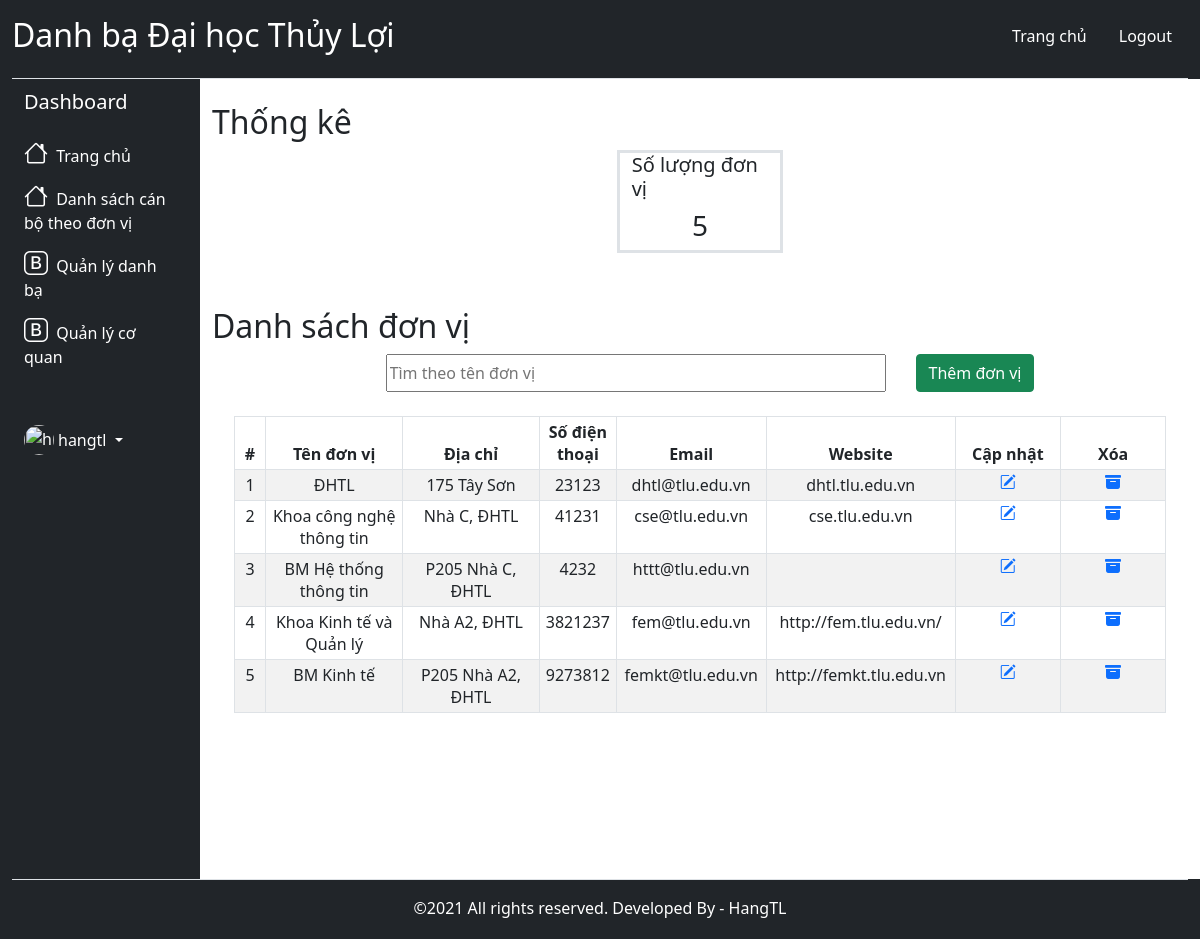
The page /admin/organization-management.php (signed in) on the database as committed earlier.
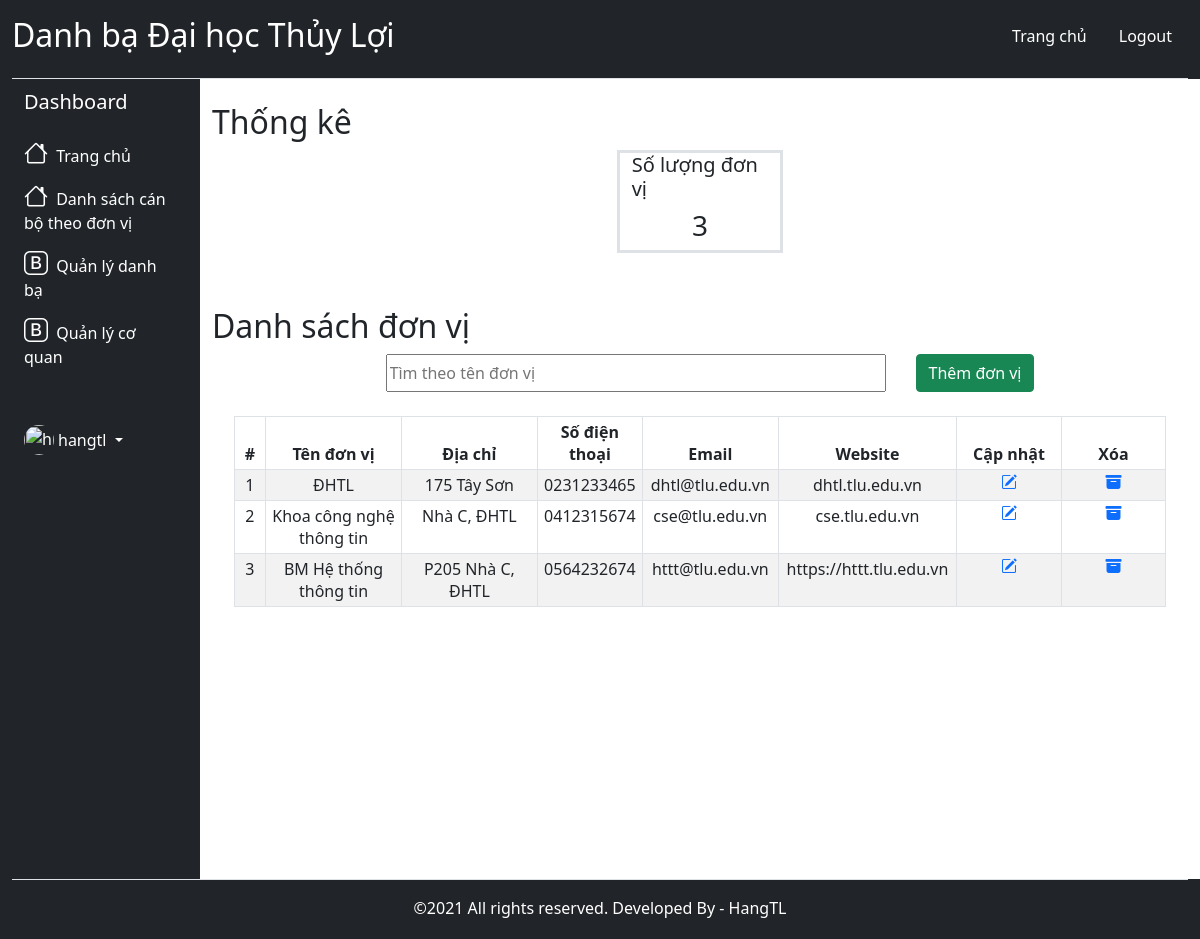
The same page on the database as committed later.
### tables this page shows
CREATE TABLE `tbl_coquan` (
  `id_coquan` int(10) NOT NULL,
  `tendonvi` varchar(255) NOT NULL,
  `diachi` varchar(255) NOT NULL,
  `sdt` varchar(15) NOT NULL,
  `email_coquan` varchar(255) NOT NULL,
  `website` varchar(255) NOT NULL,
  `id_cha` int(10) DEFAULT NULL
);

### admin/organization-management.php (the view, shortened to what the changed rows need)
<?php
    include('connection.php');
    include("templates/header.php");
?>
                        <div class="col py-4">
                            <h2 class="text-align-center">Thống kê</h2>
                            <div class="row main-content d-flex justify-content-center">
                                <div class="col col-md-2 mx-3 bg-white border border-3">
                                    <h5 >Số lượng đơn vị</h5>
                                    <h3 class=" d-flex justify-content-center">
                                    <?php
                                        $sql1 = "SELECT * FROM tbl_coquan";
                                        $result = mysqli_query($conn,$sql1);
                                        $count_organization = mysqli_num_rows($result);
                                        echo $count_organization;
                                    ?>
                                    </h3>
                                </div>
                            </div>
                            <br>
                            <h2 style="margin-top: 30px;">Danh sách đơn vị</h2>
                            <div class="row main-content" style="margin-left: 1%; margin-right: 1%;">
                                <div class=" bg-white">
                                    <div id=" list-content">
                                        <table class="table table-striped table-sm table-bordered" style="" align="center" id="myTable">
                                            <thead>
                                                <tr>
                                                    <th scope="col" style="width: 30px; overflow: hidden; text-align: center;">#</th>
                                                    <th scope="col" style="width: 50px; overflow: hidden; text-align: center;">Tên đơn vị</th>
                                                    <th scope="col" style="width: 100px; overflow: hidden; text-align: center;">Địa chỉ</th>
                                                    <th scope="col" style="width: 50px; overflow: hidden; text-align: center;">Số điện thoại</th>
                                                    <th scope="col" style="width: 50px; overflow: hidden; text-align: center;">Email</th>
                                                    <th scope="col" style="width: 70px; overflow: hidden; text-align: center;">Website</th>
                                                    <th scope="col"style="overflow: hidden; text-align: center; width: 100px;">Cập nhật</th>
                                                    <th scope="col"style="overflow: hidden; text-align: center; width: 100px;">Xóa</th>
                                                </tr>
                                            </thead>
                                            <tbody>
                                                <?php
                                                    $sql = "SELECT * FROM tbl_coquan ";
                                                    $result = mysqli_query($conn,$sql);
                                                    if(mysqli_num_rows($result)>0){
                                                        $i=1;
                                                        while($row = mysqli_fetch_assoc($result)){
                                                ?>
                                                <tr>
                                                    <td style="width: 30px; overflow: hidden; text-align: center;"><?php echo $i; ?></td>
                                                    <td style="width: 130px; overflow: hidden; text-align: center;"><?php echo $row['tendonvi']; ?></td>
                                                    <td style="width: 130px; overflow: hidden; text-align: center;"><?php echo $row['diachi']; ?></td>
                                                    <td style="width: 70px; overflow: hidden; text-align: center;"><?php echo $row['sdt']; ?></td>
                                                    <td style="width: 130px; overflow: hidden; text-align: center;"><?php echo $row['email_coquan']; ?></td>
                                                    <td style="width: 130px; overflow: hidden; text-align: center;"> <?php echo $row['website']; ?></td>
                                                    <td style="width: 30px; overflow: hidden; text-align: center;"><a href="editOrganization.php?myid=<?php echo $row['id_coquan']; ?>"><i class="bi bi-pencil-square"></i></a></td>
                                                    <td style="width: 30px; overflow: hidden; text-align: center;"><a href="deleteOrganization.php?myid=<?php echo $row['id_coquan']; ?>"><i class="bi bi-archive-fill"></i></a></td>
                                                <?php
                                                    $i++;
                                                    }
                                                }
                                                ?>
                                          </tbody>
                                        </table>
                                    </div>
                                </div>
                            </div>
                        </div>
                    </div>
                </div>
    <?php
    include("templates/footer.php");
?>

Rows that differ between the two databases and show on the page:
removed tbl_coquan: tendonvi "Khoa Kinh tế và Quản lý", diachi "Nhà A2, ĐHTL", sdt "3821237", email_coquan "fem@tlu.edu.vn", website "http://fem.tlu.edu.vn/"
removed tbl_coquan: tendonvi "BM Kinh tế", diachi "P205 Nhà A2, ĐHTL", sdt "9273812", email_coquan "femkt@tlu.edu.vn", website "http://femkt.tlu.edu.vn"
changed tbl_coquan "ĐHTL": sdt "23123" → "0231233465"
changed tbl_coquan "Khoa công nghệ thông tin": sdt "41231" → "0412315674"
changed tbl_coquan "BM Hệ thống thông tin": sdt "4232" → "0564232674"; website (not shown) → "https://httt.tlu.edu.vn"
Other text that changed with them:
$count_organization: "5" → "3"
